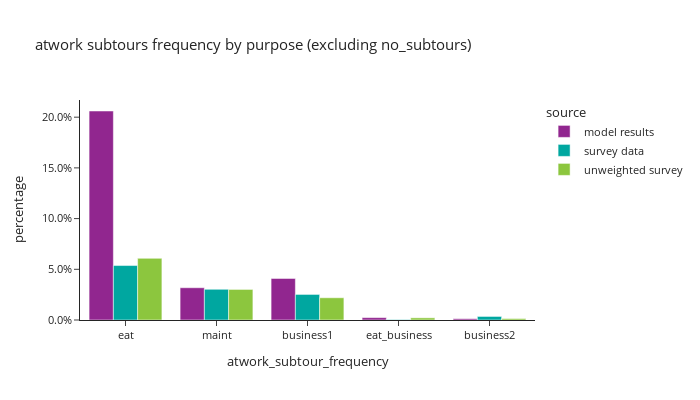

The cell this chart's notebook holds for it:
### Code cell
df_plot = work_tour.groupby(['source','atwork_subtour_frequency'])['trip_weight_2017_2019'].sum().reset_index()
df_plot['percentage'] = df_plot.groupby(['source'], group_keys=False)['trip_weight_2017_2019']. \
    apply(lambda x: x / float(x.sum()))
fig1 = px.bar(df_plot.loc[df_plot['atwork_subtour_frequency']!='no_subtours'], x='atwork_subtour_frequency', y="percentage", color="source", barmode="group",
              category_orders={"atwork_subtour_frequency": ['no_subtours','eat','maint','business1','eat_business','business2']},
              title="atwork subtours frequency by purpose (excluding no_subtours)")
fig1.for_each_annotation(lambda a: a.update(text = a.text.split("=")[-1]))
fig1.update_layout(height=400, width=700, font=dict(size=11), yaxis=dict(tickformat=".1%"))
fig1.show()

### Figure 1 — Plotly figure (JSON) as saved in the notebook; plotly's stock layout.template omitted (floating-point values rounded to 4 significant figures)
{"data": [{"alignmentgroup": "True", "hovertemplate": "source=model results<br>atwork_subtour_frequency=%{x}<br>percentage=%{y}<extra></extra>", "legendgroup": "model results", "marker": {"color": "#91268F", "pattern": {"shape": ""}}, "name": "model results", "offsetgroup": "model results", "orientation": "v", "showlegend": true, "textposition": "auto", "type": "bar", "x": ["business1", "business2", "eat", "eat_business", "maint"], "xaxis": "x", "y": [0.04099, 0.001261, 0.2061, 0.002349, 0.03181], "yaxis": "y"}, {"alignmentgroup": "True", "hovertemplate": "source=survey data<br>atwork_subtour_frequency=%{x}<br>percentage=%{y}<extra></extra>", "legendgroup": "survey data", "marker": {"color": "#00A7A0", "pattern": {"shape": ""}}, "name": "survey data", "offsetgroup": "survey data", "orientation": "v", "showlegend": true, "textposition": "auto", "type": "bar", "x": ["business1", "business2", "eat", "eat_business", "maint"], "xaxis": "x", "y": [0.02521, 0.003502, 0.0537, 0.0004166, 0.03029], "yaxis": "y"}, {"alignmentgroup": "True", "hovertemplate": "source=unweighted survey<br>atwork_subtour_frequency=%{x}<br>percentage=%{y}<extra></extra>", "legendgroup": "unweighted survey", "marker": {"color": "#8CC63E", "pattern": {"shape": ""}}, "name": "unweighted survey", "offsetgroup": "unweighted survey", "orientation": "v", "showlegend": true, "textposition": "auto", "type": "bar", "x": ["business1", "business2", "eat", "eat_business", "maint"], "xaxis": "x", "y": [0.02194, 0.001427, 0.06082, 0.00214, 0.03014], "yaxis": "y"}], "layout": {"barmode": "group", "font": {"size": 11}, "height": 400, "legend": {"title": {"text": "source"}, "tracegroupgap": 0}, "title": {"text": "atwork subtours frequency by purpose (excluding no_subtours)"}, "width": 700, "xaxis": {"anchor": "y", "categoryarray": ["no_subtours", "eat", "maint", "business1", "eat_business", "business2"], "categoryorder": "array", "domain": [0.0, 1.0], "title": {"text": "atwork_subtour_frequency"}}, "yaxis": {"anchor": "x", "domain": [0.0, 1.0], "tickformat": ".1%", "title": {"text": "percentage"}}}}
